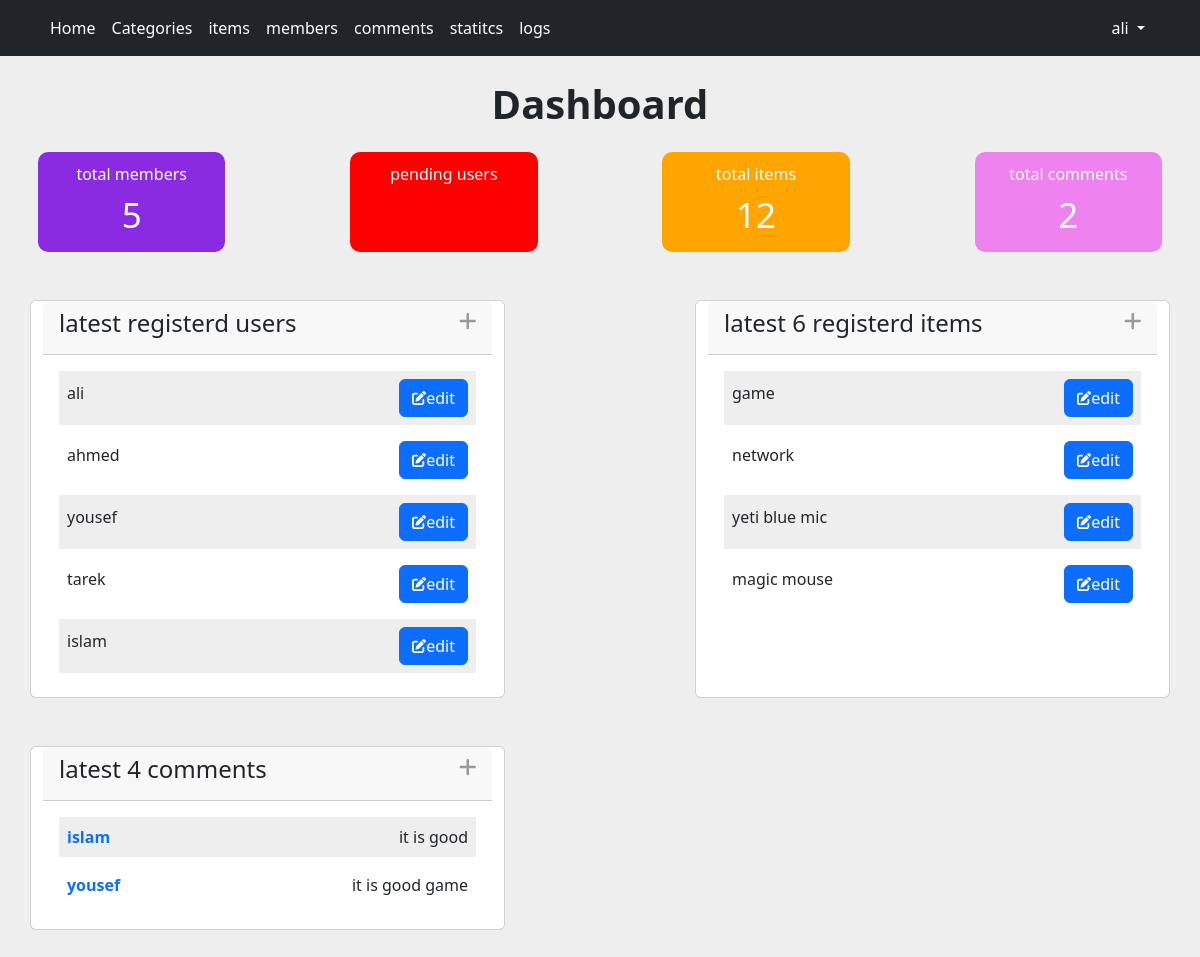
/admin/dashboard.php (signed in), run on the app's committed database.
### tables this page shows
CREATE TABLE `users` (
  `user_id` int(11) NOT NULL,
  `username` varchar(30) NOT NULL,
  `password` varchar(100) NOT NULL,
  `email` varchar(50) NOT NULL,
  `fullname` varchar(40) NOT NULL,
  `groupid` int(11) NOT NULL,
  `truststatus` int(11) NOT NULL,
  `regstatus` int(11) NOT NULL
);

CREATE TABLE `items` (
  `item_id` int(11) NOT NULL,
  `name` varchar(30) NOT NULL,
  `description` text NOT NULL,
  `price` varchar(50) NOT NULL,
  `add_date` date NOT NULL,
  `country_made` varchar(40) NOT NULL,
  `image` varchar(130) NOT NULL,
  `approve` int(11) DEFAULT NULL,
  `status` varchar(50) NOT NULL,
  `rating` int(11) NOT NULL,
  `cat_id` int(11) NOT NULL,
  `member_id` int(11) NOT NULL
);

CREATE TABLE `comments` (
  `c_id` int(11) NOT NULL,
  `comment` text NOT NULL,
  `status` int(11) NOT NULL,
  `comment_date` date NOT NULL,
  `item_id` int(11) NOT NULL,
  `user_id` int(11) NOT NULL
);

### admin/includes/functions/function.php (called while the page is built, shortened)
<?php
function checkrow($name,$col,$table){
    global $con;
    $sql="select * from $table where $col='$name'";
    if(empty($name)){
        $sql="select * from $table";
    }
    try{
        $res=mysqli_query($con,$sql);
        $count=mysqli_num_rows($res);
        return $count;
    }
    catch(exception $e){
        echo $e->getMessage();
        return 1;
        echo 'faileddddddddddddd';
    }
}

### admin/dashboard.php (the view, shortened to what this page needs)
<?php
if (isset($_SESSION['username'])) {
    include('init.php');
    include('nav.php');
?>
    <div class="container">
        <h1 class="mt-4 mb-4 fw-bold text-center">Dashboard</h1>
        <div class="row g-2 text-center justify-content-between dashboard">
            <div class="col-sm-10 col-md-5 box col-lg-2 box">
                <p class="mb-0">total members</p>
                <h4 class="mt-2"><?php echo checkrow('', '', 'users') ?></h4>
            </div>
            <div class="col-sm-10 col-md-5 box col-lg-2 box">
                <p class="mb-0">pending users</p>
            </div>
            <div class="col-sm-10 col-md-5 box col-lg-2 box">
                <p class="mb-0">total items</p>
                <h4 class="mt-2"><?php echo checkrow('', '', 'items') ?></h4>
            </div>
            <div class="col-sm-10 col-md-5 box col-lg-2 box">
                <p class="mb-0">total comments</p>
                <h4 class="mt-2"><?php echo checkrow('', '', 'comments') ?></h4>
            </div>
        </div>
        <div class="row mt-5 justify-content-between">
            <div class="card col-sm-10 col-lg-5 user_dashboard mb-5">
                <div class="card-header header d-flex justify-content-between">
                    <h4>latest registerd users</h4>
                    <span class="toogle-info"><i class="fa fa-plus fa-lg fw-bold "></i></span>
                </div>
                <div class="card-body ">
                    <?php
                    $sql = "select * from users limit 6";
                    try {
                        $res = mysqli_query($con, $sql);
                        while ($row = mysqli_fetch_assoc($res)) {
                    ?>
                            <div class="d-flex justify-content-between align-items-center mb-2 p-2">
                                <span>
                                    <h6><?php echo $row['username']; ?></h6>
                                </span>
                                <a href="members.php?do=edit&id=<?php echo $row['user_id']; ?>" class="btn btn-primary"><i class="fa fa-edit fa-sm"></i>edit</a>
                            </div>
                    <?php
                        }
                    } catch (Exception $e) {
                        echo $e->getMessage();
                    }
                    ?>
                </div>
            </div>
            <div class="card col-sm-10 col-lg-5 user_dashboard mb-5">
                <div class="card-header header d-flex justify-content-between">
                    <h4>latest 6 registerd items</h4>
                    <span class="toogle-info"><i class="fa fa-plus fa-lg fw-bold "></i></span>
                </div>
                <div class="card-body ">
                    <?php
                    $sql = "select * from items limit 4";
                    try {
                        $res = mysqli_query($con, $sql);
                        while ($row = mysqli_fetch_assoc($res)) {
                    ?>
                            <div class="d-flex justify-content-between align-items-center mb-2 p-2">
                                <span>
                                    <h6><?php echo $row['name']; ?></h6>
                                </span>
                                <a href="items.php?do=edit&id=<?php echo $row['item_id']; ?>" class="btn btn-primary"><i class="fa fa-edit fa-sm"></i>edit</a>
                            </div>
                    <?php
                        }
                    } catch (Exception $e) {
                        echo $e->getMessage();
                    }
                    ?>
                </div>
            </div>
            <div class="card col-sm-10 col-lg-5 user_dashboard mb-5">
                <div class="card-header header d-flex justify-content-between">
                    <h4>latest 4 comments </h4>
                    <span class="toogle-info"><i class="fa fa-plus fa-lg fw-bold "></i></span>
                </div>
                <div class="card-body ">
                    <?php
                    $sql = "select comments.* , users.username from comments join users on comments.user_id=users.user_id limit 4";
                    try {
                        $res = mysqli_query($con, $sql);
                        while ($row = mysqli_fetch_assoc($res)) {
                    ?>
                            <div class="d-flex justify-content-between align-items-center mb-2 p-2">
                                <span class="text-primary fw-bold"><?=$row['username']?></span>
                                <span><?=$row['comment']?></span>
                            </div>
                    <?php
                        }
                    } catch (Exception $e) {
                        echo $e->getMessage();
                    }
                    ?>
                </div>
            </div>
        </div>
    </div>
<?php
    include $tmp . "/footer.php";
} else {
    $msg = '<div class="alert alert-warning">you should not be here</div>';
    redirect($msg, 3, '');
}

### admin/layout/css/backendd.css (style rules this page uses)
* { -webkit-box-sizing:border-box; -moz-box-sizing:border-box; box-sizing:border-box; }
body { margin:0; padding:0; background-color: #eee; }
.box { height:100px; background-color: orange; vertical-align: middle; border-radius: 10px; padding:10px; color:white; }
.dashboard .box:nth-child(1) { background-color: blueviolet; }
.dashboard .box:nth-child(2) { background-color: red; }
.dashboard .box:nth-child(3) { background-color: orange; }
.dashboard .box:last-child { background-color: violet; }
.box h4 { font-size: 35px; }
.user_dashboard .card-body div:nth-child(odd) { background-color: #eee; }
.toogle-info { color:#999; cursor:pointer; }

### data on the page
users: username "ali"
users: username "ahmed"
users: username "yousef"
users: username "tarek"
users: username "islam"
items: name "game"
items: name "network"
items: name "yeti blue mic"
items: name "magic mouse"
comments: user.username "islam", comment "it is good"
comments: user.username "yousef", comment "it is good game"

### other printed values
$_SESSION['username'] "ali"
checkrow('', '', 'users') "5"
checkrow('', '', 'items') "12"
checkrow('', '', 'comments') "2"
